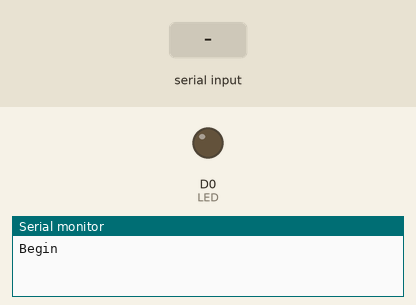
The sketch below on a simulated ESP8266 (NodeMCU). Parts: output pins drawn as LEDs (lit = HIGH), the last lines printed to the serial monitor. The test bench sets the inputs (shaded band).

Above: at 1.2 s.
1.3 s: "1" received over Serial
At 2.1 s:
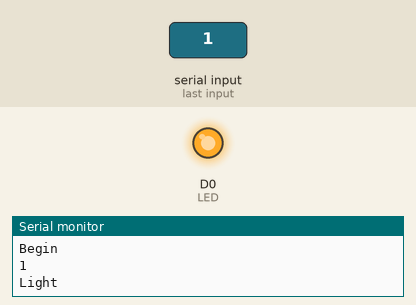
2.8 s: "0" received over Serial
At 3.2 s:
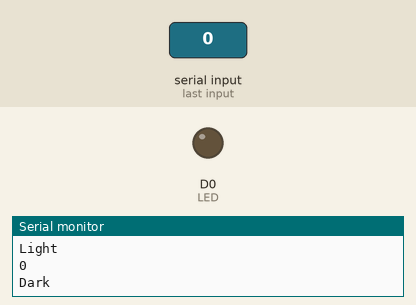
Timing chart, 0 to 5.8 s (numbered marks = the images above; inputs shaded):
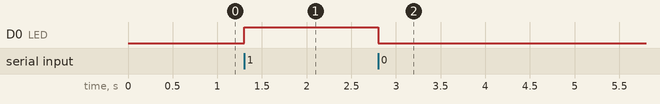

The sketch:

uart.ino
```cpp
String comdata="";
#define LED D0
void setup() {
  // put your setup code here, to run once:
    pinMode(LED, OUTPUT);
    Serial.begin(9600);
    while(Serial.read() >= 0){}
    Serial.println("Begin");
}

void loop() {
  // put your main code here, to run repeatedly:
  ReceiveWifiMessage();
  if(comdata.length()>0){
    Serial.println(comdata);
    if(comdata == "1"){
        Serial.println("Light");
        digitalWrite(LED, HIGH);   // 将LED点亮（HIGH代表高电压）
    }else{
      Serial.println("Dark");
        digitalWrite(LED, LOW);    // 将LED熄灭（LOW代表低压）
    }
  }
}

/**
* 读取串口缓冲区里面的数据
*/
void ReceiveWifiMessage(){
    comdata="";
    while (Serial.available() > 0 )
    {
        comdata+=char(Serial.read());
        delay(2);
    }
}
```

Measured:
- after the input at 1.3 s, D0 (LED): LOW → HIGH at once
- after the input at 2.8 s, D0 (LED): HIGH → LOW at once
